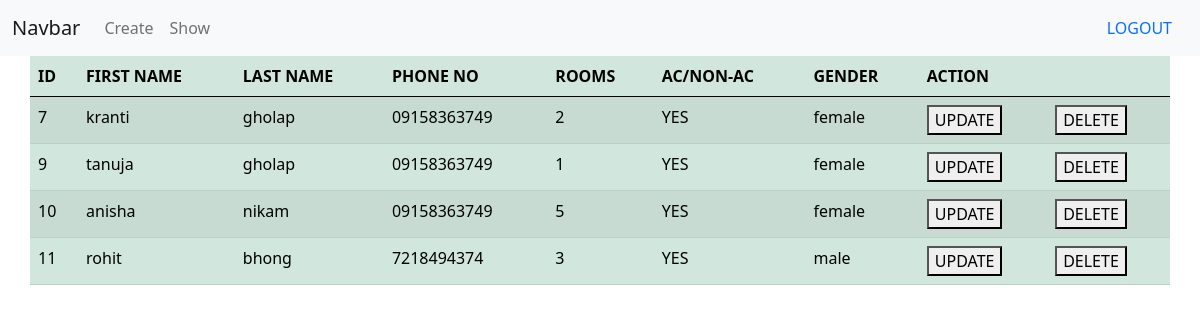
The app's page /retrieve/ (signed in), older data.
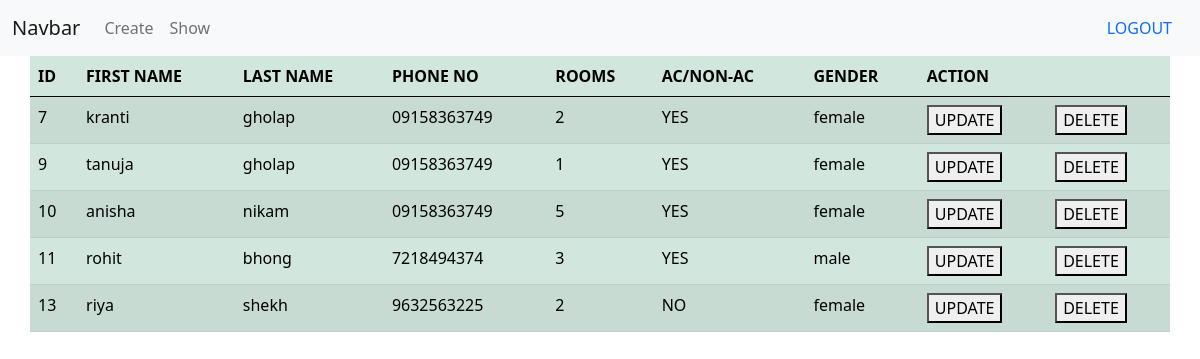
The same page, newer data.
### app1/models.py (models this page shows)
class Create(models.Model):
    choice2 = [('male', 'MALE'), ('female', 'FEMALE')]
    choice1 = (('YES', 'yes'), ('NO', 'no'))
    f_name = models.CharField(max_length=20)
    s_name = models.CharField(max_length=20)
    mobile_no = models.CharField(max_length=20, validators=[validators.RegexValidator('[7-9]{1}+[0-9]{9}')])
    rooms = models.IntegerField()
    ac = models.CharField(max_length=10, choices=choice1)
    gender = models.CharField(max_length=10, choices=choice2)

### app1/views.py (the view)
# urls.py: path('retrieve/', retrieve_view, name='retrieve_url'),
@login_required(login_url='login_url')
def retrieve_view(request):
    template_name = 'app1/retrieve.html'
    obj = Create.objects.all()
    context = {'form': obj}
    return render(request, template_name, context)

### templates/app1/retrieve.html
{% extends 'base.html' %}
{% block content %}
    <table class=" container m-auto table table-success table-striped">
        <thead>
            <tr>
                <th>ID</th>
                <th>FIRST NAME</th>
                <th>LAST NAME</th>
                <th>PHONE NO</th>
                <th>ROOMS</th>
                <th>AC/NON-AC</th>
                <th>GENDER</th>
                <th colspan="2">ACTION</th>
            </tr>
        </thead>
        <tbody>
            {% for i in form %}
            <tr>
                <td>{{ i.id }}</td>
                <td>{{ i.f_name }}</td>
                <td>{{ i.s_name }}</td>
                <td>{{ i.mobile_no }}</td>
                <td>{{ i.rooms }}</td>
                <td>{{ i.ac }}</td>
                <td>{{ i.gender }}</td>
                <td>
                    <a href="{% url 'update_url' i.id %}">
                        <button>UPDATE</button>
                    </a>
                </td>
                <td>
                    <a href="{% url 'delete_url' i.id %}">
                        <button>DELETE</button>
                    </a>
                </td>
            </tr>
            {% endfor %}
        </tbody>
    </table>
{% endblock %}

Row changes from the older to the newer data that the page shows:
added Create: id "13", f_name "riya", s_name "shekh", mobile_no "9632563225", rooms "2", ac "NO", gender "female"
